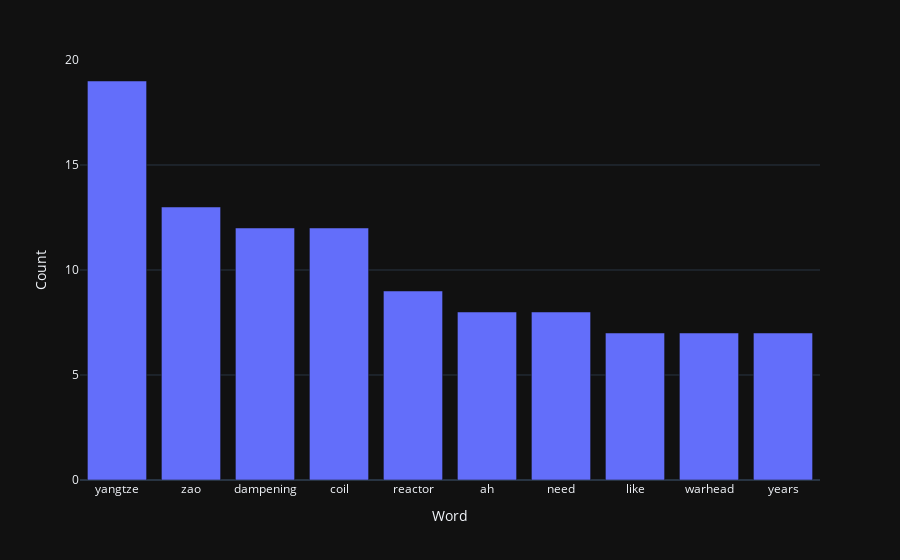

This figure's notebook cell:
### Markdown cell above
The top ten words in a graph.

### Code cell
import plotly
import plotly.express as px

pd.options.plotting.backend = 'plotly'
plotly.io.templates.default = 'plotly_dark'

fig = px.bar(word_freq_df[:10], x='Word', y='Count')
fig.show()

### Figure 1 — Plotly figure (JSON) as saved in the notebook; plotly's stock layout.template omitted (floating-point values rounded to 4 significant figures)
{"data": [{"alignmentgroup": "True", "hovertemplate": "Word=%{x}<br>Count=%{y}<extra></extra>", "legendgroup": "", "marker": {"color": "#636efa", "pattern": {"shape": ""}}, "name": "", "offsetgroup": "", "orientation": "v", "showlegend": false, "textposition": "auto", "type": "bar", "x": ["yangtze", "zao", "dampening", "coil", "reactor", "ah", "need", "like", "warhead", "years"], "xaxis": "x", "y": [19, 13, 12, 12, 9, 8, 8, 7, 7, 7], "yaxis": "y"}], "layout": {"barmode": "relative", "legend": {"tracegroupgap": 0}, "margin": {"t": 60}, "xaxis": {"anchor": "y", "domain": [0, 1], "title": {"text": "Word"}}, "yaxis": {"anchor": "x", "domain": [0, 1], "title": {"text": "Count"}}}}
